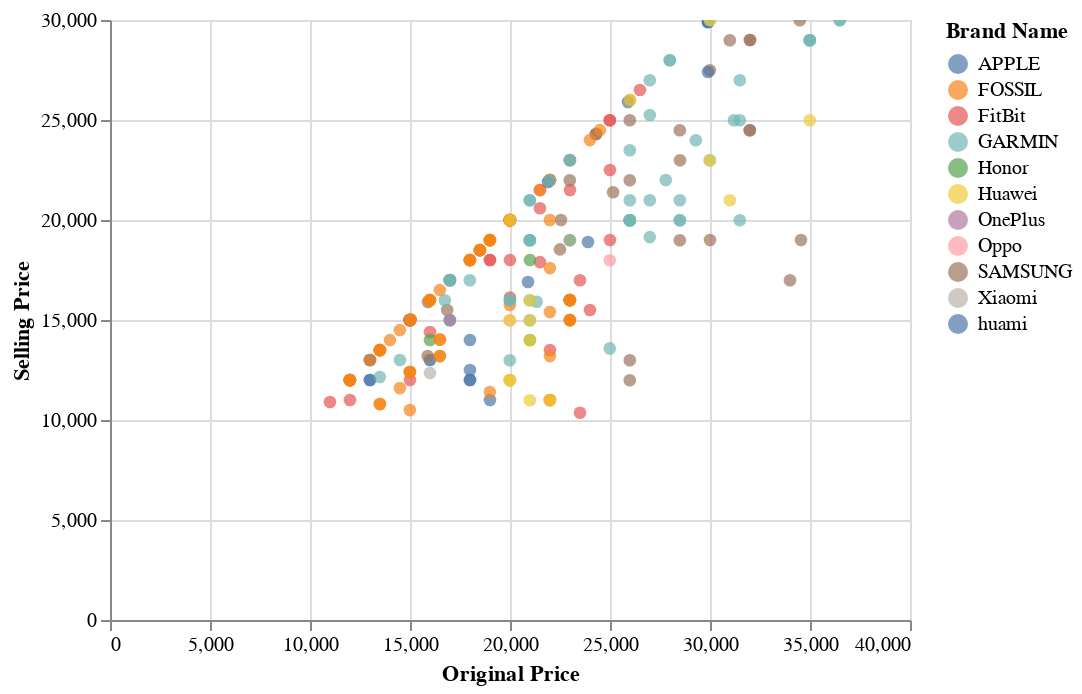

Notebook cell for this chart:
### Code cell
alt.Chart(df_p).mark_point(filled=True,size=40).encode(
    x='Original Price',
    y='Selling Price',
    color='Brand Name',
    tooltip=['Brand Name', 'Selling Price', 'Original Price']
).interactive()

### Figure 1 — Vega-Lite specification as saved in the notebook (floating-point values rounded to 4 significant figures; data arrays with more than 128 entries replaced by an {"elided": "..."} marker saying what was removed)
{"config": {"view": {"continuousWidth": 400, "continuousHeight": 300}}, "data": {"name": "data-38104b18042eec5b40b5a18c2f1252cf"}, "mark": {"type": "point", "filled": true, "size": 40}, "encoding": {"color": {"type": "nominal", "field": "Brand Name"}, "tooltip": [{"type": "nominal", "field": "Brand Name"}, {"type": "quantitative", "field": "Selling Price"}, {"type": "quantitative", "field": "Original Price"}], "x": {"type": "quantitative", "field": "Original Price"}, "y": {"type": "quantitative", "field": "Selling Price"}}, "selection": {"selector001": {"type": "interval", "bind": "scales", "encodings": ["x", "y"]}}, "$schema": "https://vega.github.io/schema/vega-lite/v4.8.1.json", "datasets": {"data-38104b18042eec5b40b5a18c2f1252cf": {"elided": "252 records"}}}
